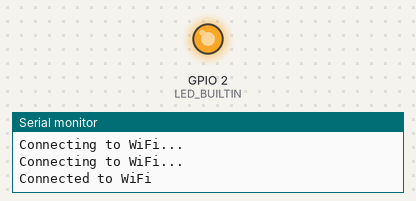
A sketch run on a simulated ESP8266 (NodeMCU). Shown: output pins drawn as LEDs (lit = HIGH, except the on-board LED, lit = LOW), the last lines printed to the serial monitor. WiFi joins after 1.5 s; servers stay silent unless stated; uploads are accepted with an empty reply.

Above: at 2.1 s.
At 41.57 s:
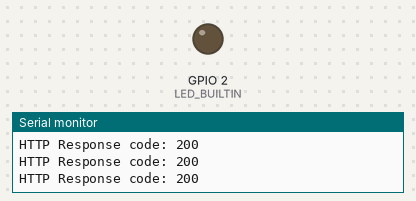
Timing chart, 0 to 42.0 s (numbered marks = the images above):
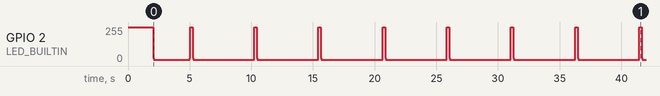

The sketch:

api.ino
```cpp
#include <ESP8266WiFi.h>
#include <ESP8266HTTPClient.h>

const char *wifiSsid = "xxxxx";
const char *wifiPassword = "xxxxx";

// Replace with your Basic Authentication credentials
const char *baseauthUsername = "xxxxx";
const char *baseauthPassword = "xxxxx";

const char *api = "xxxxx";

// the following variables are unsigned longs because the time, measured in
// milliseconds, will quickly become a bigger number than can be stored in an int.
unsigned long lastTime = 0;
// Timer set to 10 minutes (600000)
// unsigned long timerDelay = 600000;
// Set timer to 5 seconds (5000)
unsigned long timerDelay = 5000;

void setup()
{
    pinMode(LED_BUILTIN, OUTPUT);
    digitalWrite(LED_BUILTIN, HIGH); // turn the LED on (HIGH is the voltage level)
    Serial.begin(115200);
    WiFi.begin(wifiSsid, wifiPassword);

    while (WiFi.status() != WL_CONNECTED)
    {
        delay(1000);
        Serial.println("Connecting to WiFi...");
    }

    Serial.println("Connected to WiFi");
    digitalWrite(LED_BUILTIN, LOW); // turn the LED on (HIGH is the voltage level)
}

void loop()
{
    digitalWrite(LED_BUILTIN, HIGH); // turn the LED on (HIGH is the voltage level)
    // Send an HTTP POST request every 10 minutes
    if ((millis() - lastTime) > timerDelay)
    {
        // Check WiFi connection status
        if (WiFi.status() == WL_CONNECTED)
        {
            WiFiClient client;
            HTTPClient http;

            // Your Domain name with URL path or IP address with path
            http.begin(client, api);

            // If you need Node-RED/server authentication, insert user and password below
            // http.setAuthorization("REPLACE_WITH_SERVER_USERNAME", "REPLACE_WITH_SERVER_PASSWORD");
            http.setAuthorization(baseauthUsername, baseauthPassword);

            // If you need an HTTP request with a content type: application/json, use the following:
            http.addHeader("Content-Type", "application/json");
            int httpResponseCode = http.POST("{\"device\":\"iot0\",\"float1\":0.2,\"float2\":0.2,\"float3\":0.2,\"float4\":0.2}");

            Serial.print("HTTP Response code: ");
            Serial.println(httpResponseCode);

            // Free resources
            http.end();
        }
        else
        {
            Serial.println("WiFi Disconnected");
        }
        lastTime = millis();
    }
    digitalWrite(LED_BUILTIN, LOW); // turn the LED on (HIGH is the voltage level)
}
```
